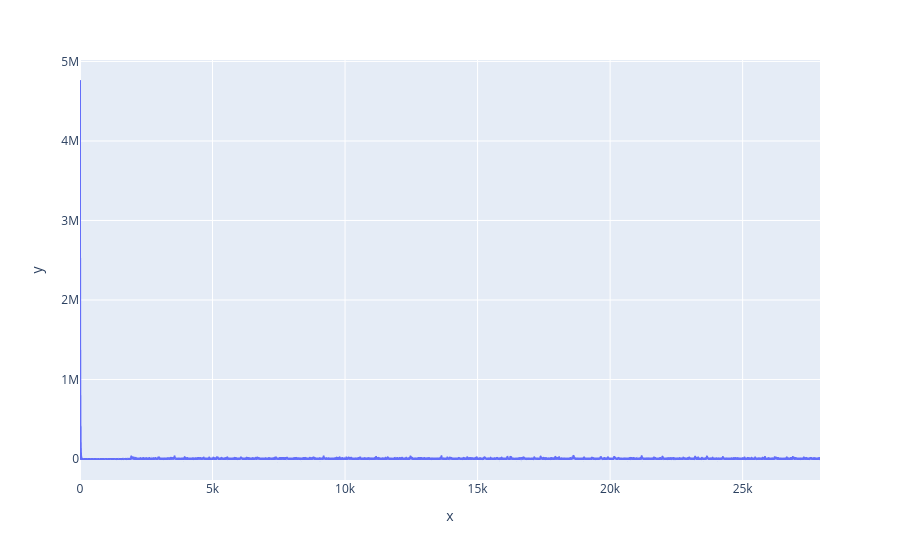

This figure's notebook cell:
### Code cell
px.line(y = losses)

### Figure 1 — Plotly figure (JSON) as saved in the notebook; plotly's stock layout.template omitted (floating-point values rounded to 4 significant figures; data arrays with more than 128 entries replaced by an {"elided": "..."} marker saying what was removed)
{"data": [{"hovertemplate": "x=%{x}<br>y=%{y}<extra></extra>", "legendgroup": "", "line": {"color": "#636efa", "dash": "solid"}, "marker": {"symbol": "circle"}, "mode": "lines", "name": "", "showlegend": false, "type": "scattergl", "x": {"elided": "27919 int values"}, "xaxis": "x", "y": {"elided": "27919 float values"}, "yaxis": "y"}], "layout": {"legend": {"tracegroupgap": 0}, "margin": {"t": 60}, "xaxis": {"anchor": "y", "domain": [0, 1], "title": {"text": "x"}}, "yaxis": {"anchor": "x", "domain": [0, 1], "title": {"text": "y"}}}}
